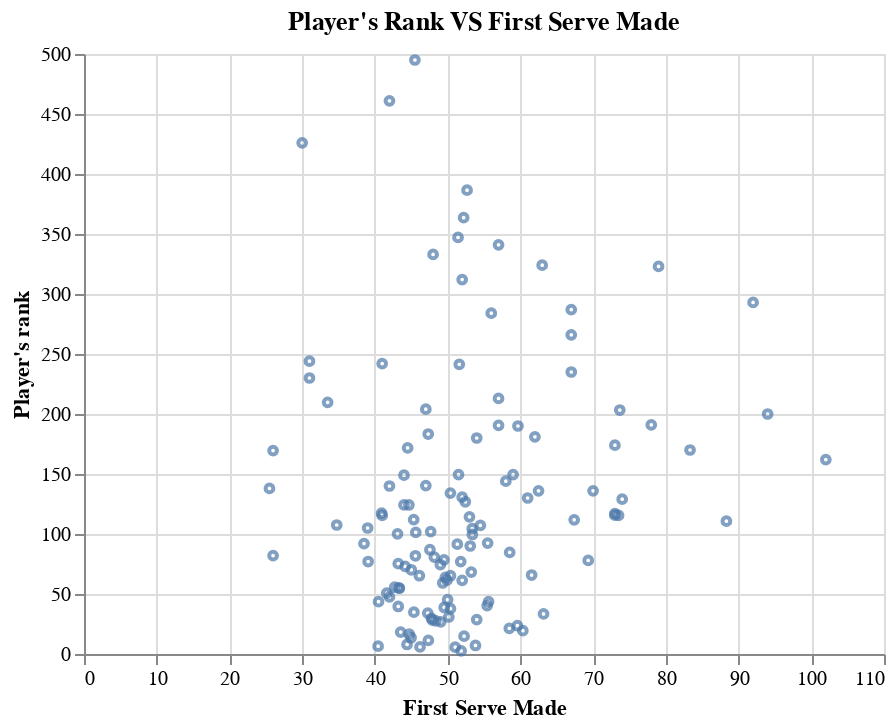

The cell this chart's notebook holds for it:
### Code cell
tennis_chart_1st = (
    alt.Chart(tennis_train, title="Player's Rank VS First Serve Made")
    .mark_point(size=15)
    .encode(
        x=alt.X("w_1stIn", title="First Serve Made"),
        y=alt.Y("winner_rank", title="Player's rank", scale=alt.Scale(zero=False))
    )
)
tennis_chart_1st

### Figure 1 — Vega-Lite specification as saved in the notebook (floating-point values rounded to 4 significant figures; data arrays with more than 128 entries replaced by an {"elided": "..."} marker saying what was removed)
{"config": {"view": {"continuousWidth": 400, "continuousHeight": 300}}, "data": {"name": "data-db59c2d0818f9d1da370792bc90401e7"}, "mark": {"type": "point", "size": 15}, "encoding": {"x": {"field": "w_1stIn", "title": "First Serve Made", "type": "quantitative"}, "y": {"field": "winner_rank", "scale": {"zero": false}, "title": "Player's rank", "type": "quantitative"}}, "title": "Player's Rank VS First Serve Made", "$schema": "https://vega.github.io/schema/vega-lite/v4.17.0.json", "datasets": {"data-db59c2d0818f9d1da370792bc90401e7": {"elided": "129 records"}}}
